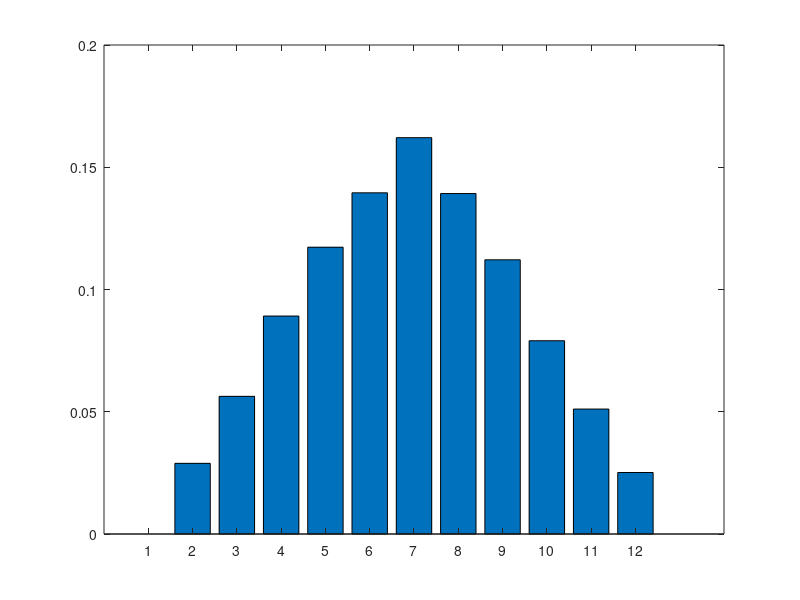

Source code (MATLAB):
%% Init()
f = [0, 1, 2, 3, 4, 5, 6 ...
    , 5, 4, 3, 2, 1];
d = zeros(1, 20000);
x = 5;
%% Start MCMC Process
for i = 1 : 20000
    U = rand;
    if x == 2
        if U < 0.5
            y = 3;
        else
            y = 2;
        end
    elseif x == 12
        if U < 0.5
            y = 11;
        else
            y = 12;
        end
    else
            if U < 0.5
                y = x - 1;
            else
                y = x + 1;
            end
    end
    h = min(1, f(y) / f(x));
    U = rand;
    if U < h
        x = y;
    end
    d(i) = x;
end
%% Plot the result
h = hist(d , [1:1:12]);
b = h / sum(h);
bar(b);